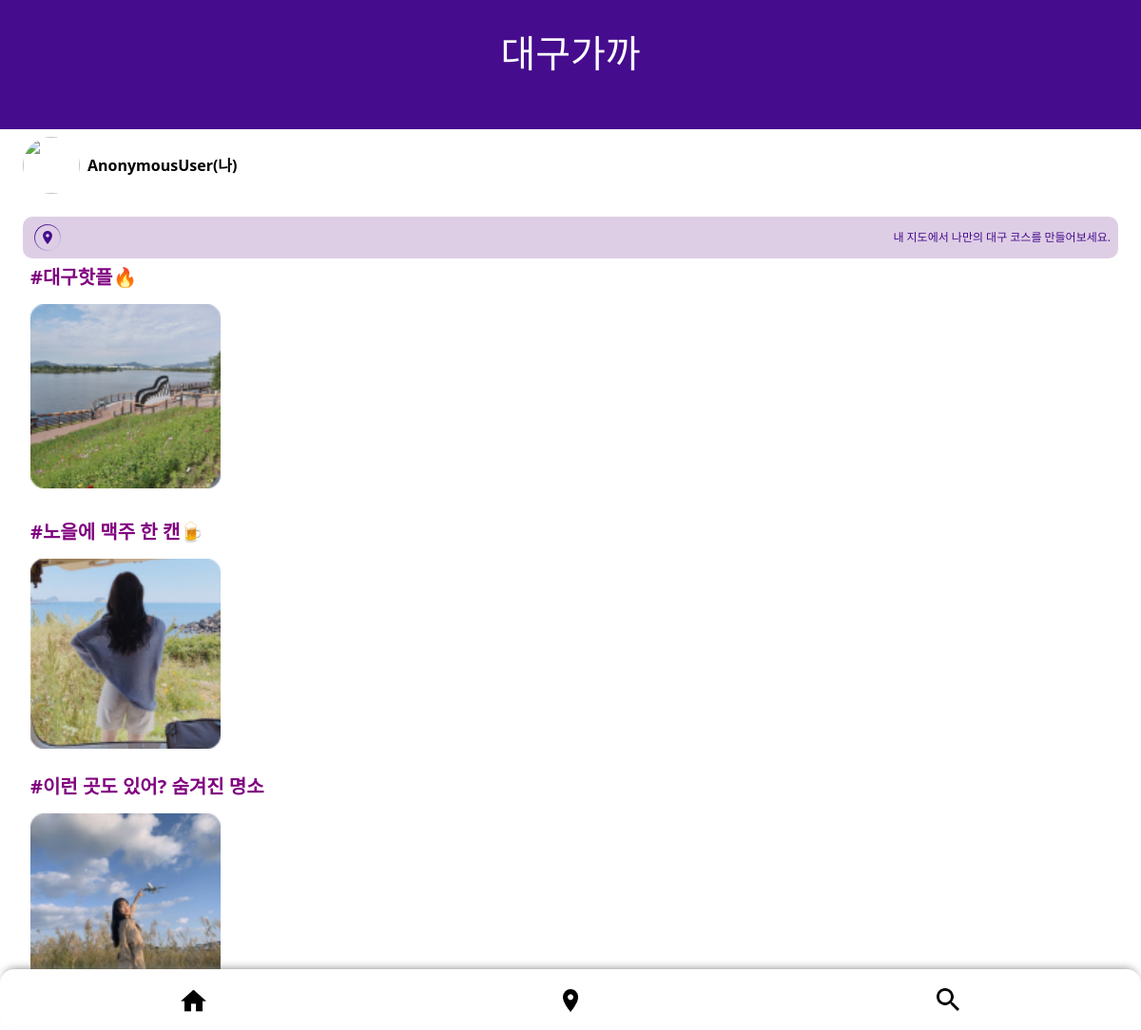
The page / on the database its author committed.
### main/models.py (models this page shows, shortened)
class HashRecommend(models.Model):
    hash=models.CharField(max_length=30)

class AdminPlace(models.Model):
    author=models.CharField(max_length=50, null=True)
    profile_img=models.ImageField(null=True)
    name=models.CharField(max_length=50)
    description=models.TextField()
    category=models.CharField(max_length=20)
    scrap_cnt=models.IntegerField(default=0)
    thumbnail=models.ImageField()
    hashtag=models.ForeignKey(HashRecommend, on_delete=models.CASCADE, null=True)

### main/views.py (the view)
# urls.py: path('', views.main, name="main"),
def main(request):
    hashs = HashRecommend.objects.all()
    return render(request, 'home.html', {'hashs':hashs})

### main/templates/home.html (shortened to what this page needs)
{% load static %}
<!DOCTYPE html>
<html lang="en">
<head>
    <link rel="stylesheet" href="{% static 'css/style.css' %}" />
    <link href="https://cdn.jsdelivr.net/npm/bootstrap@5.2.1/dist/css/bootstrap.min.css" rel="stylesheet">
</head>
<body>
    <div class="header-format" >
        <h1 class="header-text">대구가까</h1>
    </div>
    <div class="d-flex justify-content-start align-items-center px-4 pb-4">
        <img class="circle-img" style="height:60px;" src="{{ user.profile_img.url }}">
        <div class="writer"><p style="margin:0; font-weight:bold; color: black;">{{ user }}(나)</p></div>
    </div>
    <div class="home-indicator d-flex justify-content-between mx-4 p-2 align-items-center mb-2">
        <span class="ind-pic mx-1 mb-2"><img src="{% static 'img/home-ind.png' %}" alt=""></span>
        <span class="align-text-center" style="font-size: 12px; color: #450C8D">내 지도에서 나만의 대구 코스를 만들어보세요.</span>
    </div>
    {% for hash in hashs %}
    <section>
        <h1 class="content-text">{{ hash.hash }}</h1>
        <div style="padding:1.5rem;" class="py-2">
            <div class="content-list">
                {% for adminplace in hash.adminplace_set.all %}
                <a href="{% url 'detail' adminplace.id %}"><img class="content-img" src="{{ adminplace.thumbnail.url }}"></a>
                {% endfor %}
            </div>
        </div>
    </section>
    {% endfor %}
    <div class="footer-list">
        <span class="footer-icon"><a href="{% url 'main' %}"><img style="height:1.5rem;" src="{% static 'img/home.png' %}"></a></span>
        <span class="footer-icon"><a href="{% url 'course' %}"><img style="height:1.5rem;" src="{% static 'img/location.png' %}"></a></span>
        <span class="footer-icon"><img style="height:1.5rem;" src="{% static 'img/search.png' %}"></span>
    </div>
</body>
</html>

### main/static/css/style.css (style rules this page uses)
.header-format { height:8.5rem; display:flex; justify-content:center; align-items:center; margin-bottom: 0.5rem; padding-bottom: 20px; background-image: url("/static/img/header.png"); background-size: cover; background-repeat: no-repeat; }
.header-text { font-family: 'Jua', sans-serif; margin:3rem; color:white; font-size:40px; }
.circle-img { width: 60px; height: 60px; border-radius: 30px 30px 30px 30px / 30px 30px 30px 30px; }
.content-text { padding-left:2rem; font-weight:bold; color:purple; font-size:20px; }
.content-list { height:220px; white-space:nowrap; overflow-x:scroll; }
.content-img { width:200px; margin:0 0.5rem; }
.footer-list { background-color:white; position:fixed; bottom:0; left:0; right:0; height:4rem; width:100vw; display:flex; justify-content:space-between; align-items:center; padding: 0; border-radius:15px; box-shadow:0px -5px 10px -5px gray; padding:0 0.5rem; }
.footer-icon { width:33%; display:flex; justify-content:center; }
.writer { margin-left:0.5rem; }
.home-indicator { background-color: #DECEE5; border-radius: 10px 10px 10px 10px / 10px 10px 10px 10px; align-items: center !important; }
.ind-pic { width: 20px; height: 20px; }

### rows shown on the page
HashRecommend: hash "#대구핫플🔥"
AdminPlace: thumbnail (picture)
HashRecommend: hash "#노을에 맥주 한 캔🍺"
AdminPlace: thumbnail (picture)
HashRecommend: hash "#이런 곳도 있어? 숨겨진 명소"
AdminPlace: thumbnail (picture)

### other values the page prints
{{ user }} "AnonymousUser"
